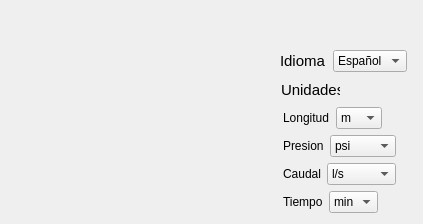
   <widget class="QWidget" name="tab_5">
    <attribute name="title">
     <string>Lenguaje y unidades</string>
    </attribute>
    <widget class="QWidget" name="layoutWidget">
     <property name="geometry">
      <rect>
       <x>280</x>
       <y>50</y>
       <width>127</width>
       <height>22</height>
      </rect>
     </property>
     <layout class="QHBoxLayout" name="horizontalLayout">
      <item>
       <widget class="QLabel" name="label_26">
        <property name="font">
         <font>
          <pointsize>11</pointsize>
         </font>
        </property>
        <property name="text">
         <string>Idioma</string>
        </property>
       </widget>
      </item>
      <item>
       <widget class="QComboBox" name="combobox_idioma">
        <item>
         <property name="text">
          <string>Español</string>
         </property>
        </item>
        <item>
         <property name="text">
          <string>English</string>
         </property>
        </item>
       </widget>
      </item>
     </layout>
    </widget>
    <widget class="QLabel" name="label_119">
     <property name="geometry">
      <rect>
       <x>281</x>
       <y>81</y>
       <width>59</width>
       <height>18</height>
      </rect>
     </property>
     <property name="font">
      <font>
       <pointsize>11</pointsize>
      </font>
     </property>
     <property name="text">
      <string>Unidades</string>
     </property>
    </widget>
    <widget class="QWidget" name="layoutWidget">
     <property name="geometry">
      <rect>
       <x>283</x>
       <y>107</y>
       <width>131</width>
       <height>108</height>
      </rect>
     </property>
     <layout class="QFormLayout" name="formLayout_23">
      <item row="0" column="0">
       <layout class="QFormLayout" name="formLayout_5">
        <item row="0" column="0">
         <widget class="QLabel" name="label_89">
          <property name="text">
           <string>Longitud</string>
          </property>
         </widget>
        </item>
        <item row="0" column="1">
         <widget class="QComboBox" name="combobox_longitud">
          <item>
           <property name="text">
            <string>m</string>
           </property>
          </item>
          <item>
           <property name="text">
            <string>cm</string>
           </property>
          </item>
          <item>
           <property name="text">
            <string>ft</string>
           </property>
          </item>
         </widget>
        </item>
       </layout>
      </item>
      <item row="1" column="0">
       <layout class="QFormLayout" name="formLayout_14">
        <item row="0" column="0">
         <widget class="QLabel" name="label_90">
          <property name="text">
           <string>Presion</string>
          </property>
         </widget>
        </item>
        <item row="0" column="1">
         <widget class="QComboBox" name="combobox_presion">
          <item>
           <property name="text">
            <string>psi</string>
           </property>
          </item>
          <item>
           <property name="text">
            <string>kg/cm²</string>
           </property>
          </item>
          <item>
           <property name="text">
            <string>bar</string>
           </property>
          </item>
          <item>
           <property name="text">
            <string>m.c.a</string>
           </property>
          </item>
         </widget>
        </item>
       </layout>
      </item>
      <item row="2" column="0">
       <layout class="QFormLayout" name="formLayout_21">
        <item row="0" column="0">
         <widget class="QLabel" name="label_91">
          <property name="text">
           <string>Caudal</string>
          </property>
         </widget>
        </item>
        <item row="0" column="1">
         <widget class="QComboBox" name="combobox_caudal">
          <item>
           <property name="text">
            <string>l/s</string>
           </property>
          </item>
          <item>
           <property name="text">
            <string>l/min</string>
           </property>
          </item>
          <item>
           <property name="text">
            <string>l/h</string>
           </property>
          </item>
          <item>
           <property name="text">
            <string>gal/s</string>
           </property>
          </item>
          <item>
           <property name="text">
            <string>gal/min</string>
           </property>
          </item>
          <item>
           <property name="text">
            <string>gal/h</string>
           </property>
          </item>
          <item>
           <property name="text">
            <string>m³/h</string>
           </property>
          </item>
         </widget>
        </item>
       </layout>
      </item>
      <item row="3" column="0">
       <layout class="QFormLayout" name="formLayout_22">
        <item row="0" column="0">
         <widget class="QLabel" name="label_92">
          <property name="text">
           <string>Tiempo</string>
          </property>
         </widget>
        </item>
        <item row="0" column="1">
         <widget class="QComboBox" name="combobox_tiempo">
          <item>
           <property name="text">
            <string>min</string>
           </property>
          </item>
          <item>
           <property name="text">
            <string>h</string>
           </property>
          </item>
         </widget>
        </item>
       </layout>
      </item>
     </layout>
    </widget>
    <zorder>label_119</zorder>
    <zorder>layoutWidget</zorder>
    <zorder>layoutWidget</zorder>
   </widget>
